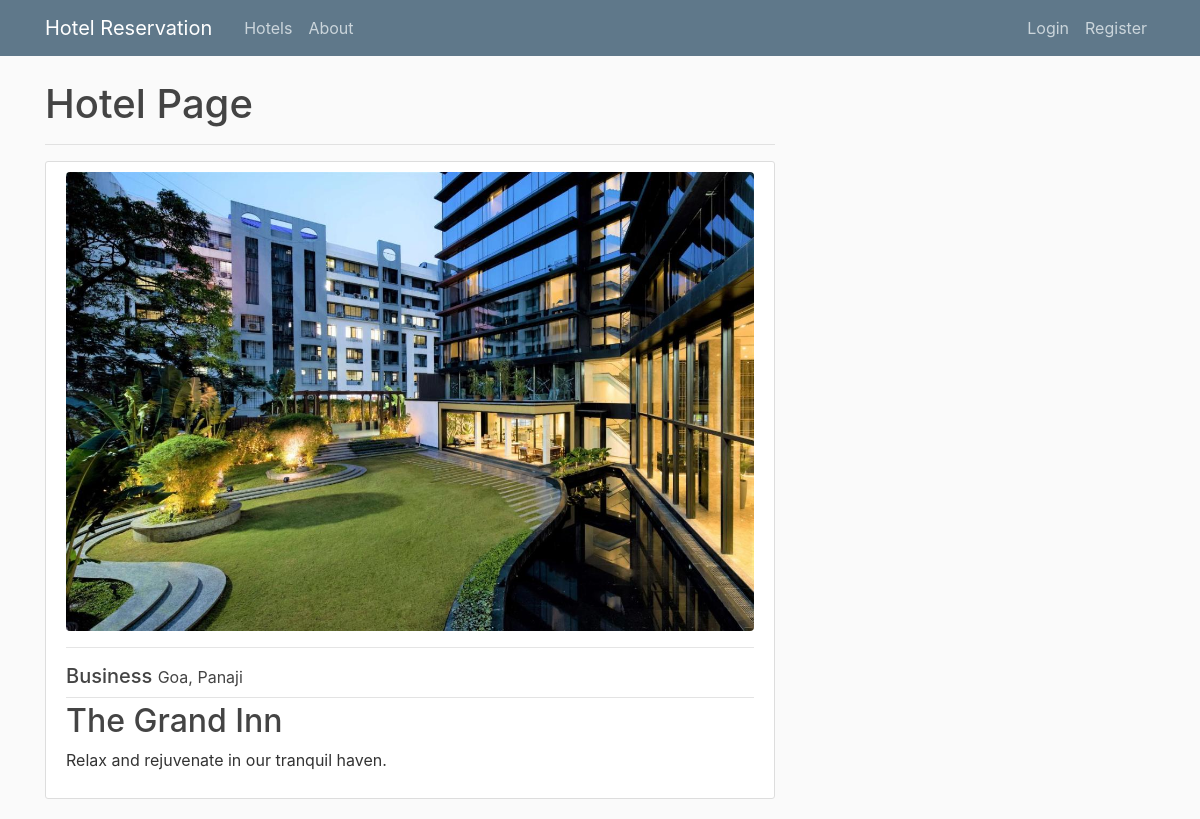
The page /hotel/97/ on the database its author committed.
### hotelreservation/models.py (models this page shows, shortened)
class Hotel(db.Model):
    id = db.Column(db.Integer, primary_key=True)
    name = db.Column(db.String(100), nullable=False)
    date_posted = db.Column(db.DateTime, nullable=False, default=datetime.utcnow)
    type = db.Column(db.String(20), nullable=False)
    description = db.Column(db.Text, nullable=False)
    image_file = db.Column(db.String(20), nullable=False, default="default.jpg")
    city = db.Column(db.String(50), nullable=False)
    state = db.Column(db.String(50), nullable=False)
    contact = db.Column(db.String(10), nullable=False)
    rooms = db.relationship("Room", backref="hotel", lazy=True)
    reservations = db.relationship("Reservation", backref="hotel", lazy="dynamic")

### hotelreservation/hotels/views.py (the view)
@hotels.route("/hotel/<int:hotel_id>/")
def hotel(hotel_id):
    hotel = Hotel.query.get_or_404(hotel_id)
    return render_template("hotel.html", title="Hotel", block_title="Hotel Page", hotel=hotel)

### hotelreservation/templates/hotel.html (shortened to what this page needs)
{% extends "base.html" %}
{% block content %}
    <h1>{{ block_title }}</h1><hr>
    <article class="media content-section">
        <div class="media-body">
            <div class="image-container">
                <a class="article-title" href="{{ url_for('hotels.hotel_rooms', hotel_id=hotel.id) }}">
                    <img class="img-fluid rounded" src="{{ url_for('static', filename='hotel_images/' + hotel.image_file) }}" alt="{{ hotel.name }}">
                </a>
            </div><hr>
            <div class="article-metadata">
                <h5>
                    {{ hotel.type }}
                    <small class="article-content">{{ hotel.state }}, {{ hotel.city }}</small>
                </h5>
            </div>
            <h2><a class="article-title" href="{{ url_for('hotels.hotel_rooms', hotel_id=hotel.id) }}">{{ hotel.name }}</a></h2>
            <p class="article-content">{{ hotel.description }}</p>
      </div>
    </article>
{% endblock content %}

### hotelreservation/static/main.css (style rules this page uses)
body { background: #fafafa; color: #333333; margin-top: 5rem; }
h1, h2, h3, h4, h5, h6 { color: #444444; }
.content-section { background: #ffffff; padding: 10px 20px; border: 1px solid #dddddd; border-radius: 3px; margin-bottom: 20px; }
.article-title { color: #444444; }
.article-content { white-space: pre-line; }
.article-metadata { padding-bottom: 1px; margin-bottom: 4px; border-bottom: 1px solid #e3e3e3 }

### rows shown on the page
Hotel: image_file (picture), type "Business", state "Goa", city "Panaji", name "The Grand Inn", description "Relax and rejuvenate in our tranquil haven."

### other values the page prints
{{ block_title }} "Hotel Page"
